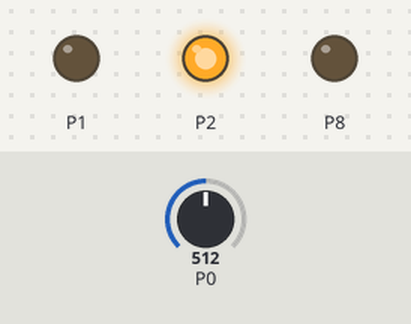
The program below on a simulated BBC micro:bit (MakeCode). Parts: output pins drawn as LEDs (lit = HIGH). The inputs (shaded band) are chosen by the test bench; at power-on: P0 = 512 (analog values on the 0–1023 scale).

Above: at 1.2 s.
1.3 s: P0 set to 440
At 2.5 s:
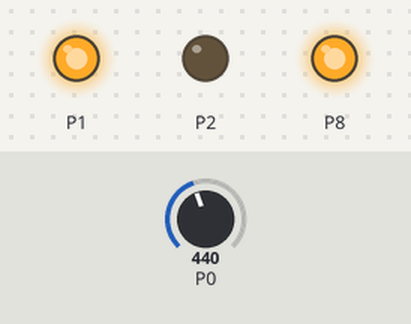
2.8 s: P0 set to 316
4.3 s: P0 set to 287
At 5.3 s:
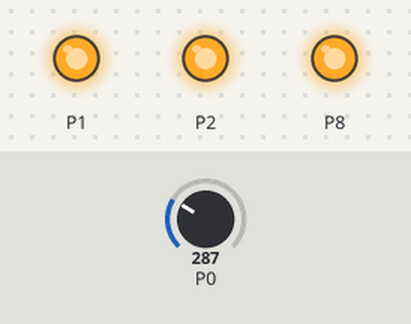
5.8 s: P0 set to 610
At 7.0 s:
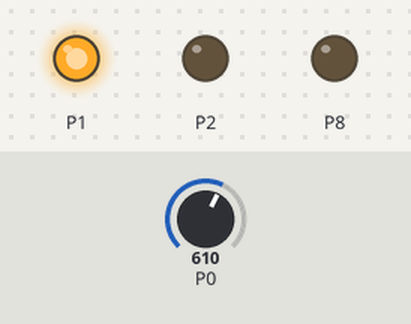
7.3 s: P0 set to 591
At 8.5 s:
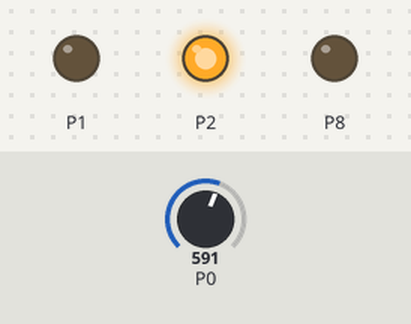
8.8 s: P0 set to 716
At 9.9 s:
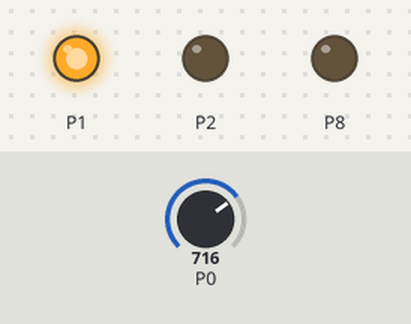
Timing chart, 0 to 11.3 s (numbered marks = the images above; inputs shaded):
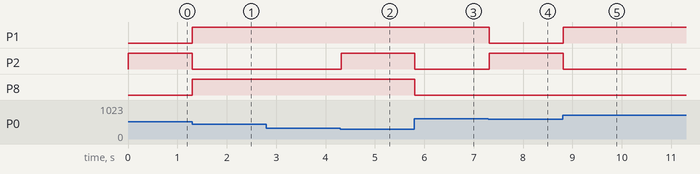

The program:

main.ts
```typescript
let Intensité_lumière = 0
function Bleu () {
    pins.digitalWritePin(DigitalPin.P1, 0)
    pins.digitalWritePin(DigitalPin.P2, 0)
    pins.digitalWritePin(DigitalPin.P8, 1)
}
function Vert () {
    pins.digitalWritePin(DigitalPin.P1, 0)
    pins.digitalWritePin(DigitalPin.P2, 1)
    pins.digitalWritePin(DigitalPin.P8, 0)
}
function mauve () {
    pins.digitalWritePin(DigitalPin.P1, 1)
    pins.digitalWritePin(DigitalPin.P2, 0)
    pins.digitalWritePin(DigitalPin.P8, 1)
}
function ROUGE () {
    pins.digitalWritePin(DigitalPin.P1, 1)
    pins.digitalWritePin(DigitalPin.P2, 0)
    pins.digitalWritePin(DigitalPin.P8, 0)
}
function Blanc () {
    pins.digitalWritePin(DigitalPin.P1, 1)
    pins.digitalWritePin(DigitalPin.P2, 1)
    pins.digitalWritePin(DigitalPin.P8, 1)
}
basic.forever(function () {
    Intensité_lumière = pins.analogReadPin(AnalogPin.P0)
    if (Intensité_lumière >= 600) {
        ROUGE()
    } else if (Intensité_lumière < 600 && Intensité_lumière > 450) {
        Vert()
    } else if (Intensité_lumière < 450 && Intensité_lumière > 300) {
        mauve()
    } else if (Intensité_lumière < 300 && (0 as any) > (150 as any)) {
        Bleu()
    } else {
        Blanc()
    }
})
```

test.ts
```typescript
// les tests vont ici ; cela ne sera pas compilé si ce paquet est utilisé en tant qu'extension.
```

Measured:
- the behaviour switches between 301 and 300 on P0 (found by bisection; images 1 and 2)
- the behaviour switches between 600 and 599 on P0 (found by bisection; images 3 and 4)
- after the input at 1.3 s, P1, P8: LOW → HIGH at once; P2: HIGH → LOW at once
- after the input at 2.8 s, every drawn part: stays the same
- after the input at 4.3 s, P2: LOW → HIGH at once
- after the input at 5.8 s, P2, P8: HIGH → LOW at once
- after the input at 7.3 s, P1: HIGH → LOW at once; P2: LOW → HIGH at once
- after the input at 8.8 s, P1: LOW → HIGH at once; P2: HIGH → LOW at once
